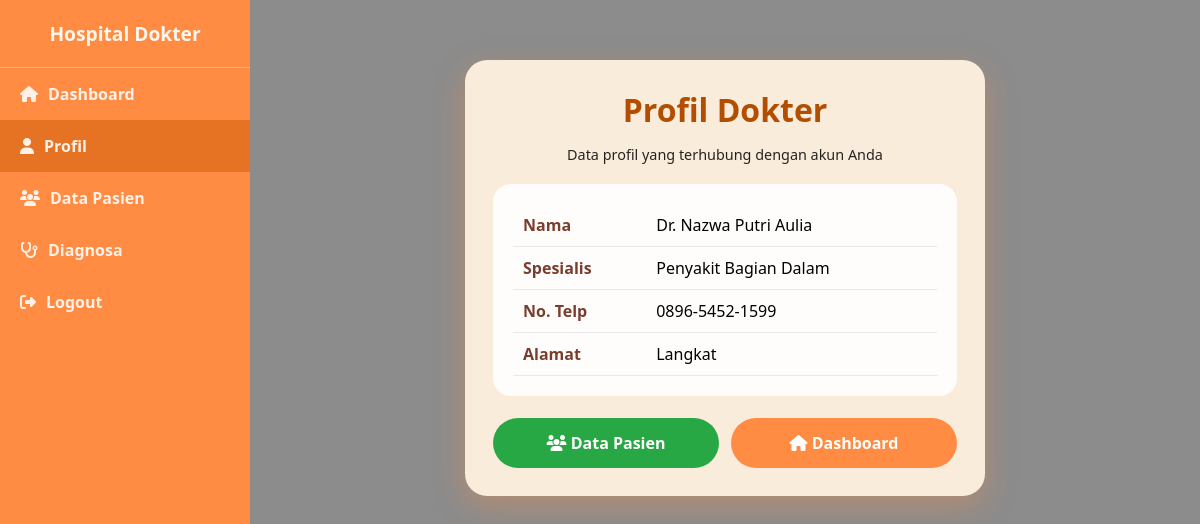
Screenshot of /dokter/daftar_dokter.php (signed in) with the database file from the repository.
### tables this page shows
CREATE TABLE `dokter` (
  `nip` int(11) NOT NULL,
  `nama_dokter` varchar(100) NOT NULL,
  `spesialis` varchar(50) DEFAULT NULL,
  `no_telp` varchar(18) DEFAULT NULL,
  `alamat` text DEFAULT NULL,
  `id_user` int(11) DEFAULT NULL
);

### dokter/daftar_dokter.php (the view, shortened to what this page needs)
<?php
include "../config/koneksi.php";
$id_user = $_SESSION['id_user'] ?? null;
$dokter = mysqli_fetch_assoc(
    mysqli_query($koneksi,"SELECT * FROM dokter WHERE id_user='$id_user'")
);
$list_dokter = mysqli_query($koneksi,"
    SELECT nip, nama_dokter, spesialis
    FROM dokter
    WHERE id_user IS NULL
    ORDER BY nama_dokter
");
?>
<!DOCTYPE html>
<html lang="id">
<head>
<link rel="stylesheet" href="https://cdnjs.cloudflare.com/ajax/libs/font-awesome/6.5.0/css/all.min.css"/>
</head>
<body>
<div class="sidebar">
    <div class="logo">Hospital Dokter</div>
    <a href="dashboard.php"><i class="fas fa-home"></i>Dashboard</a>
    <a class="active"><i class="fas fa-user"></i>Profil</a>
    <a href="data_pasien.php"><i class="fas fa-users"></i>Data Pasien</a>
    <a href="input_diagnosa.php"><i class="fas fa-stethoscope"></i>Diagnosa</a>
    <a href="../logout.php"><i class="fas fa-sign-out-alt"></i>Logout</a>
</div>
<div class="main">
    <div class="content">
<?php if(!$dokter): ?>
        <h1>Pilih Profil Dokter</h1>
        <p>Pilih nama dokter yang telah didaftarkan oleh admin</p>
        <form method="POST">
            <select name="nip" required>
                <option value="">-- Pilih Nama Dokter --</option>
                <?php while($d=mysqli_fetch_assoc($list_dokter)): ?>
                    <option value="<?= $d['nip'] ?>">
                        <?= $d['nama_dokter'] ?> (<?= $d['spesialis'] ?>)
                    </option>
                <?php endwhile; ?>
            </select>
            <button type="submit" name="submit">Hubungkan Profil</button>
        </form>
<?php else: ?>
        <h1>Profil Dokter</h1>
        <p>Data profil yang terhubung dengan akun Anda</p>
        <div class="profile-box">
            <table>
                <tr><td>Nama</td><td><?= $dokter['nama_dokter'] ?></td></tr>
                <tr><td>Spesialis</td><td><?= $dokter['spesialis'] ?></td></tr>
                <tr><td>No. Telp</td><td><?= $dokter['no_telp'] ?: '-' ?></td></tr>
                <tr><td>Alamat</td><td><?= $dokter['alamat'] ?: '-' ?></td></tr>
            </table>
        </div>
        <div class="actions">
            <a href="data_pasien.php" class="pasien">
                <i class="fas fa-users"></i> Data Pasien
            </a>
            <a href="dashboard.php" class="dashboard">
                <i class="fas fa-home"></i> Dashboard
            </a>
        </div>
<?php endif; ?>
    </div>
</div>
</body>
</html>

### dokter/daftar_dokter.php (style rules this page uses)
* { box-sizing:border-box }
body { margin:0; font-family:'Segoe UI',sans-serif; background: linear-gradient(rgba(0,0,0,.45),rgba(0,0,0,.45)), url("../assets/RS_Pondok_Indah_-_Pondok_Indah.jpg") center/cover fixed; display:flex; }
.sidebar { width:250px; background:#FF8C42; min-height:100vh; }
.sidebar .logo { color:#FFF6EE; text-align:center; font-size:1.2rem; font-weight:bold; padding:20px; border-bottom:1px solid rgba(255,255,255,.3); }
.sidebar a { display:flex; align-items:center; gap:10px; padding:15px 20px; color:#FFF1E8; text-decoration:none; font-weight:600; }
.sidebar a:hover, .sidebar a.active { background:#E67323; }
.main { flex:1; padding:20px; }
.content { max-width:520px; margin:40px auto; background:rgba(255,242,224,.95); padding:28px; border-radius:22px; box-shadow:0 10px 30px rgba(255,140,66,.35); }
.content h1 { text-align:center; color:#B34D00; margin:0 0 6px; }
.content p { text-align:center; font-size:.9rem; opacity:.85; margin-bottom:20px; }
.profile-box { background:rgba(255,255,255,.9); border-radius:18px; padding:20px; }
.profile-box table { width:100%; border-collapse:collapse; }
.profile-box td { padding:10px; border-bottom:1px solid rgba(0,0,0,.08); }
.profile-box td:first-child { font-weight:600; color:#7A3E2E; }
.actions { margin-top:22px; display:grid; grid-template-columns:1fr 1fr; gap:12px; }
.actions a { text-align:center; padding:14px; border-radius:30px; text-decoration:none; font-weight:700; color:#fff; }
.actions .pasien { background:#28A745; }
.actions .dashboard { background:#FF8C42; }

### rows the page displays
dokter: nama_dokter "Dr. Nazwa Putri Aulia", spesialis "Penyakit Bagian Dalam", no_telp "0896-5452-1599", alamat "Langkat"
